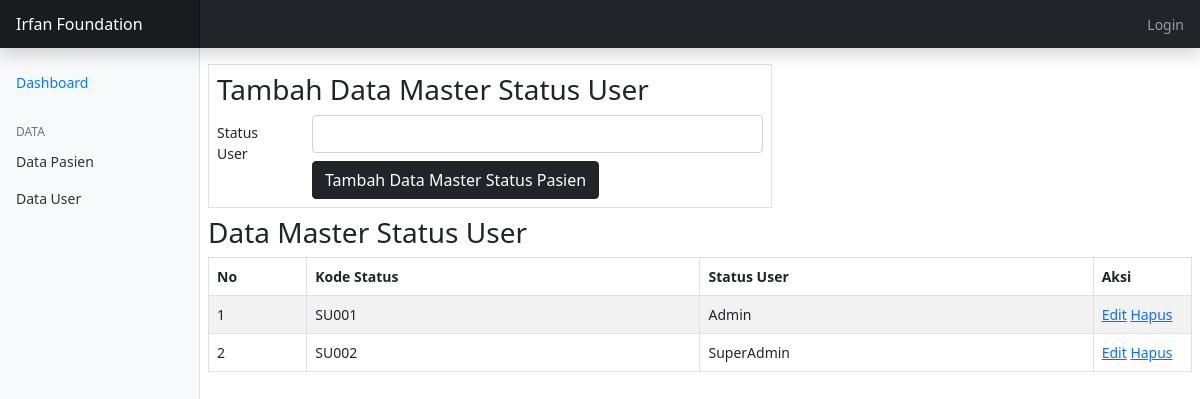
The page /page/modul/modul_su.php on the database its author committed.
### tables this page shows
CREATE TABLE `master_status_user` (
  `id_su` int(11) NOT NULL,
  `kode_su` varchar(5) NOT NULL,
  `status_user` varchar(15) NOT NULL
);

### page/modul/modul_su.php (the view, shortened to what this page needs)
<?php include '../config/function.php'; ?>
<?php $pasien = mysqli_query($koneksi, "SELECT * FROM master_status_user"); ?>
<?php
if (isset($_GET['action'])) {
    $action = $_GET['action'];
    switch ($action) {
    case 'ubah':
        include 'layout/header.php';
        include 'layout/sidebar.php';
        if (isset($_POST['ubahstatus'])) {
            if ($_POST > 0) {
                EditMasterStatusUser($_POST);
            }
        }
        $kode = $_GET['kd_sp'];
        $query = mysqli_query($koneksi, "SELECT * FROM master_status_user WHERE kode_su='$kode'");
        $data = mysqli_fetch_array($query);
        ?>
        <main class="ms-sm-auto col-10 px-md-2">
    <form action="" method="post" id="addData">
        <div class="row">
            <div class="col-7">
                <fieldset class="border p-2 mt-3">
                    <h3>Ubah Data Master Status User</h3>
                    <div class="mb-6 row">
                        <label for="nama" class="col-sm-2 col-form-label">Status User</label>
                        <div class="col-sm-10">
                            <input type="text" class="form-control" id="status_user" name="status_user" value="<?=$data['status_user']?>">
                            <input type="hidden" class="form-control" id="kode_su" name="kode_su" value="<?=$data['kode_su']?>">
                            <button type="submit" name="ubahstatus" id="ubahstatus" class="btn btn-md btn-dark mt-2">Ubah Data</button>
                        </div>
                    </div>
                </fieldset>
            </div>
        </div>
    </form>
</main>
        <?php
        break;
        case 'hapus':
            $kode = $_GET['kd_sp'];
            DeleteMasterStatusUser($kode);
        break;
    }
}else{
   include 'layout/header.php';
   include 'layout/sidebar.php';
   ?>
<main class="ms-sm-auto col-10 px-md-2">
    <form action="" method="post" id="addData">
        <div class="row">
            <div class="col-7">
                <fieldset class="border p-2 mt-3">
                    <h3>Tambah Data Master Status User</h3>
                    <div class="mb-6 row">
                        <label for="nama" class="col-sm-2 col-form-label">Status User</label>
                        <div class="col-sm-10">
                            <input type="text" class="form-control" id="status_user" name="status_user" required>
                            <button type="submit" name="add" id="add" class="btn btn-md btn-dark mt-2">Tambah Data Master Status Pasien</button>
                        </div>
                    </div>
                </fieldset>
            </div>
        </div>
    </form>
    <h3 class="mt-2">Data Master Status User</h3>
    <table class="table table-bordered table-striped mt-2" id="tabel-data">
        <thead>
            <th>No</th>
            <th>Kode Status</th>
            <th>Status User</th>
            <th>Aksi</th>
        </thead>
        <tbody>
            <?php
            $no =1;
            while ($data=mysqli_fetch_array($pasien)) {
            ?>
            <tr>
                <td width="10%"><?=$no++?></td>
                <td width="40%"><?=$data['kode_su']?></td>
                <td width="40%"><?=$data['status_user']?></td>
                <td width="10%">
                    <a href="?module=master_status_user&action=ubah&kd_sp=<?=$data['kode_su']?>">Edit</a>
                    <a href="?module=master_status_user&action=hapus&kd_sp=<?=$data['kode_su']?>">Hapus</a>
                </td>
            </tr>
            <?php } ?>
        </tbody>
    </table>
</main>
<?php
}
?>
<?php include 'layout/footer.php'; ?>

### rows shown on the page
master_status_user: kode_su "SU001", status_user "Admin"
master_status_user: kode_su "SU002", status_user "SuperAdmin"
